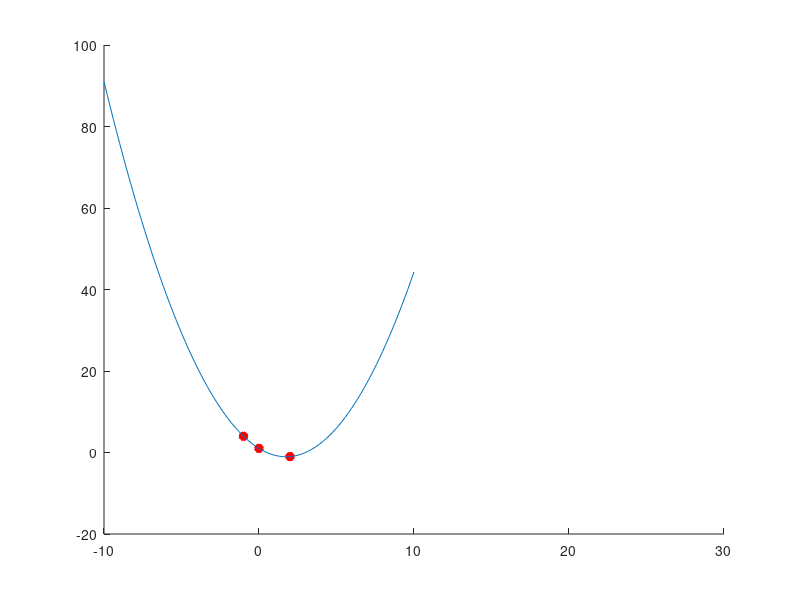

MATLAB code to generate this figure:

hold all
f = @(x) (2*x.^2 - 7*x + 3) / 3;
x = [-1 0 2]
y = [4 1 -1];

plot(x(1), y(1), 'r*', 'linewidth', 4);
plot(x(2), y(2), 'r*', 'linewidth', 4);
plot(x(3), y(3), 'r*', 'linewidth', 4);
axis([-10 30]);
x = linspace(-10,10);
plot(x,f(x));
hold off;